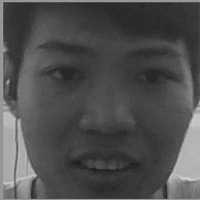
#> input picture backend/data/faces/21312/0.jpg, 200 x 200 px
$ python -i camera_daemon.py   (imports and definitions only)
#> lines starting #> are read from the running program, lines starting #| are printed output that depends on the picture; after the words box and inside, x2 and y2 are one past the last pixel; in counts of white or black regions, pixels touching at a corner belong together
#> further down, picture is the input picture: shape (200, 200, 3); min 26, max 214, mean 78.7
import threading
import time
import cv2
import cv2.face as face_rec
import numpy as np
import paho.mqtt.client as mqtt

# Shared buffer and flag for inter-process communication with main.py
global_processed_frame = None
registration_active = threading.Event()

# Configuration (keep aligned with main.py)
DOOR_HOLD_TIME = 7
RECOGNITION_THRESHOLD = 100
MQTT_BROKER = "localhost"
MQTT_PORT = 1883
MQTT_TOPIC_CONTROL = "door/control"

# MQTT client used by the worker
mqtt_client = mqtt.Client(mqtt.CallbackAPIVersion.VERSION2)
# [6 lines not run here, left out]


class FaceRecognitionWorker:
    def __init__(self, video_source=0):
        self.facedetect = cv2.CascadeClassifier(
            "/home/bao/esp32project/SmartlockServerWeb/backend/data/haarcascade_frontalface_default.xml"
        )
        self.recognizer = face_rec.LBPHFaceRecognizer_create()
        try:
            self.recognizer.read("/home/bao/esp32project/SmartlockServerWeb/backend/data/lbph_model.yml")
            print("[camera_daemon] Recognizer model loaded")
        except Exception as e:
            print(f"[camera_daemon] Recognizer model not found or failed to load: {e}")

        self.label_map = {1: "Admin", 2: "User"}
        self.client = mqtt_client
        self.video_source = video_source
        self.door_open = False
        self.last_open_time = 0
        self.door_hold_time = DOOR_HOLD_TIME

    def process_frame(self, frame):
        """Process a single frame: detect faces, recognize, and update global buffer."""
        global global_processed_frame

        gray = cv2.cvtColor(frame, cv2.COLOR_BGR2GRAY)
        faces = self.facedetect.detectMultiScale(gray, 1.3, 5, minSize=(60, 60))
#> faces = [[26, 23, 72, 72]]

        for (x, y, w, h) in faces:
            face = gray[y:y+h, x:x+w]
            oh, ow = face.shape[:2]
            interp = cv2.INTER_AREA if (ow > 200 or oh > 200) else cv2.INTER_CUBIC
            face = cv2.resize(face, (200, 200), interpolation=interp)

            # If registration is active, just draw and skip recognition
            if registration_active.is_set():
                cv2.rectangle(frame, (x, y), (x+w, y+h), (255, 165, 0), 2)
                continue

            # Perform recognition
            try:
                id, confidence = self.recognizer.predict(face)
                current_time = time.time()

                if confidence < RECOGNITION_THRESHOLD:
                    name = self.label_map.get(id, "Unknown")
                    # Check if enough time has passed since last door open
                    if not self.door_open and (current_time - self.last_open_time > self.door_hold_time):
                        self.client.publish(MQTT_TOPIC_CONTROL, "unlock")
                        print(f"[camera_daemon] Door unlocked for {name}")
                        self.door_open = True
                        self.last_open_time = current_time
                else:
                    print(f"[camera_daemon] Face detected but low confidence: {confidence}")
            except Exception as e:
                print(f"[camera_daemon] Recognition error: {e}")

            # Draw rectangle around detected face
            cv2.rectangle(frame, (x, y), (x+w, y+h), (0, 255, 0), 2)
#> this loop made 1 pass
#> (x, y, w, h, oh, ow, interp) on pass 1: (26, 23, 72, 72, 72, 72, 2)
#| [camera_daemon] Recognition error: OpenCV(4.13.0) /io/opencv_contrib/modules/face/src/lbph_faces.cpp:406: error: (-5:Bad argument) This LBPH model is not computed yet. Did you call the train method? in function 'predict'
#> pass 1, in process_frame, `face = gray[y:y+h, x:x+w]`:
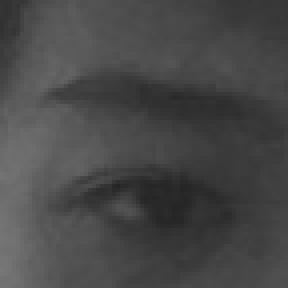
#> face: shape (72, 72) (shown 4 times larger); min 36, max 119, mean 72
#> after the loop:
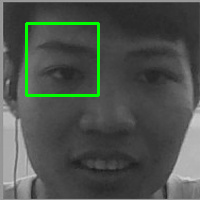
#> frame: shape (200, 200, 3); 2.15% of pixels changed, all inside (x1, y1, x2, y2) = (25, 22, 100, 97)
#> after the loop, self.door_open = False; self.last_open_time = 0

        # Check if door hold time has expired
        if self.door_open and (time.time() - self.last_open_time > self.door_hold_time):
            self.door_open = False
            print("[camera_daemon] Door hold time expired, ready for next unlock")

        # Update global frame buffer for streaming
        global_processed_frame = frame.copy()

    def run_stream(self):
        """Main loop: open video source and process frames continuously."""
        video = cv2.VideoCapture(self.video_source)
        if not video.isOpened():
            print(f"[camera_daemon] ERROR: cannot open video source {self.video_source}")
            return

        print(f"[camera_daemon] Video stream opened: {self.video_source}")
        try:
            frame_count = 0
            while True:
                ret, frame = video.read()
                if not ret:
                    print("[camera_daemon] Failed to read frame, reconnecting...")
                    video.release()
                    time.sleep(1)
                    video = cv2.VideoCapture(self.video_source)
                    continue

                self.process_frame(frame)
                frame_count += 1

                # Log every 100 frames
                if frame_count % 100 == 0:
                    print(f"[camera_daemon] Processed {frame_count} frames")

                time.sleep(1/30)  # ~30 FPS
        except KeyboardInterrupt:
            print("[camera_daemon] Stopping worker (KeyboardInterrupt)")
        except Exception as e:
            print(f"[camera_daemon] Unexpected error in run_stream: {e}")
        finally:
            video.release()
            print("[camera_daemon] Video stream released")

>>> import cv2
>>> picture = cv2.imread('../data/faces/21312/0.jpg')
>>> result = FaceRecognitionWorker().process_frame(picture)
